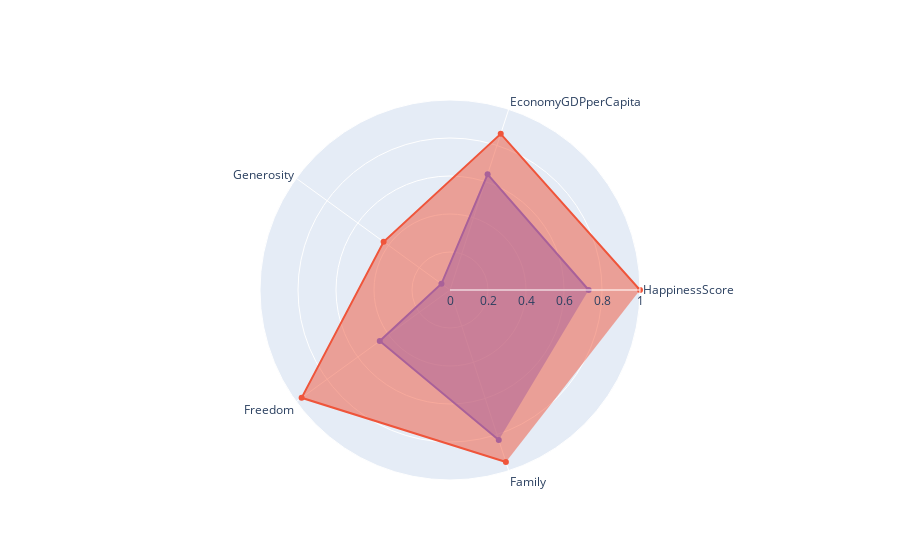

Here is the notebook cell this chart was saved with:
### Markdown cell above
# Plotly - Radar Chart ( Interactive )
### Turkey vs Norway values

### Code cell
categories = ['HappinessScore','EconomyGDPperCapita','Generosity','Freedom', 'Family']
r1=[df2017[each][df2017["Country"]=="Turkey"].mean()/df2017[each].max()  for each in categories]
r2=[df2017[each][df2017["Country"]=="Norway"].mean()/df2017[each].max()  for each in categories]

fig = go.Figure()

fig.add_trace(go.Scatterpolar(
      r=r1,
      theta=categories,
      fill='toself',
      name='Turkey'
))
fig.add_trace(go.Scatterpolar(
      r=r2,
      theta=categories,
      fill='toself',
      name='Norway'
))

fig.update_layout(
  polar=dict(
    radialaxis=dict(
      visible=True,
      range=[0, 1]
    )),
  showlegend=False
)

fig.show()

### Figure 1 — Plotly figure (JSON) as saved in the notebook; plotly's stock layout.template omitted (floating-point values rounded to 4 significant figures)
{"data": [{"fill": "toself", "name": "Turkey", "r": [0.7297, 0.6405, 0.05571, 0.4569, 0.8306], "theta": ["HappinessScore", "EconomyGDPperCapita", "Generosity", "Freedom", "Family"], "type": "scatterpolar"}, {"fill": "toself", "name": "Norway", "r": [1, 0.8641, 0.432, 0.9653, 0.9522], "theta": ["HappinessScore", "EconomyGDPperCapita", "Generosity", "Freedom", "Family"], "type": "scatterpolar"}], "layout": {"polar": {"radialaxis": {"range": [0, 1], "visible": true}}, "showlegend": false}}
